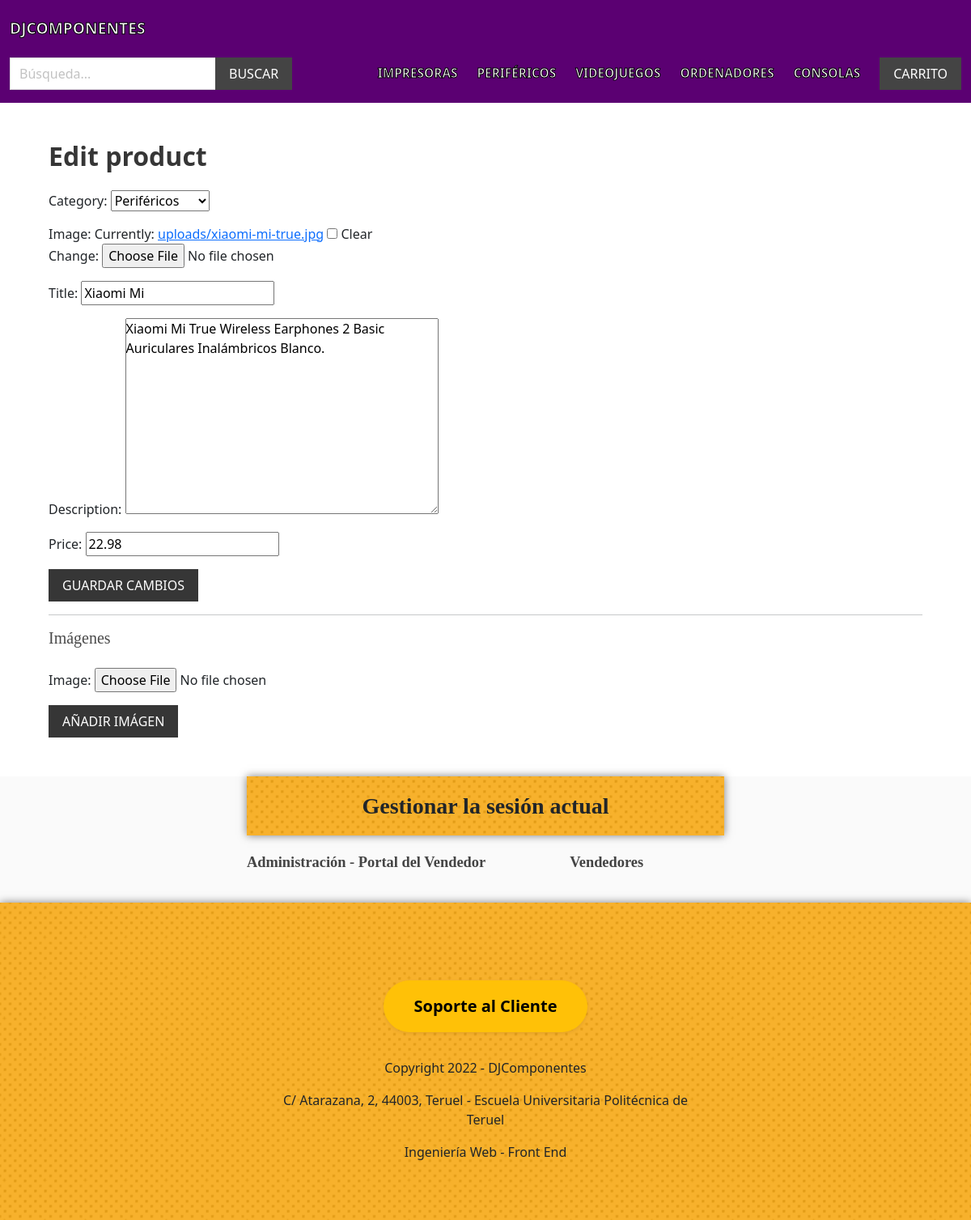
The page /vendors/edit-product/11/ (signed in) on the database its author committed.
### apps/product/models.py (models this page shows, shortened)
class Category(models.Model):
    title = models.CharField(max_length=255)
    slug = models.SlugField(max_length=255)
    ordering = models.IntegerField(default=0)
    class Meta:
        ordering = ['ordering']
    def __str__(self):
        return self.title

class Product(models.Model):
    category = models.ForeignKey(Category, related_name='products', on_delete=models.CASCADE)
    vendor = models.ForeignKey(Vendor, related_name='products', on_delete=models.CASCADE)
    title = models.CharField(max_length=255)
    slug = models.SlugField(max_length=255)
    description = models.TextField(blank=True, null=True)
    price = models.DecimalField(max_digits=6, decimal_places=2)
    date_added = models.DateTimeField(auto_now_add=True)
    image = models.ImageField(upload_to='uploads/', blank=True, null=True)
    thumbnail = models.ImageField(upload_to='uploads/', blank=True, null=True)
    class Meta:
        ordering = ['-date_added']

### apps/vendor/views.py (the view)
# urls.py: path('edit-product/<int:pk>/', views.edit_product, name='edit_product'),
@login_required
def edit_product(request, pk):
    vendor = request.user.vendor
    product = vendor.products.get(pk=pk)
    if request.method == 'POST':
        form = ProductForm(request.POST, request.FILES, instance=product)
        image_form = ProductImageForm(request.POST, request.FILES)
        if image_form.is_valid():
            productimage = image_form.save(commit=False)
            productimage.product = product
            productimage.save()
            return redirect('vendor_admin')
        if form.is_valid():
            form.save()
            return redirect('vendor_admin')
    else:
        form = ProductForm(instance=product)
        image_form = ProductImageForm()
    return render(request, 'vendor/edit_product.html', {'form': form, 'image_form': image_form, 'product': product})

### apps/vendor/forms.py
class ProductForm(ModelForm):
    class Meta:
        model = Product
        fields = ['category', 'image', 'title', 'description', 'price']

class ProductImageForm(ModelForm):
    class Meta:
        model = ProductImage
        fields = ['image']

### apps/cart/cart.py (called while the page is built)
    def __len__(self):
        return sum(item['quantity'] for item in self.cart.values())

### apps/cart/context_processors.py (called while the page is built)
def cart(request):
    return {'cart': Cart(request)}

### apps/product/context_processors.py (called while the page is built)
def menu_categories(request):
    categories = Category.objects.all()
    return {'menu_categories': categories}

### apps/vendor/templates/vendor/edit_product.html (shortened to what this page needs)
{% extends 'core/base.html' %}
{% block content %}
    <h1 class="title">Edit product</h1>
    <form method="post" action="." enctype="multipart/form-data">
        {{ form.as_p }}
        <div class="field">
            <div class="control">
                <button class="button is-dark is-uppercase">Guardar cambios</button>
            </div>
        </div>
    </form>
    <hr>
    <h2 class="subtitle">Imágenes</h2>
    <form method="post" action="." enctype="multipart/form-data">
        {{ image_form.as_p }}
        <div class="field">
            <div class="control">
                <button class="button is-dark is-uppercase">Añadir imágen</button>
            </div>
        </div>
    </form>
{% endblock %}

### apps/core/templates/core/base.html (shortened to what this page needs)
{% load static %}
<!DOCTYPE html>
<html>
    <head>
        <link rel="stylesheet" href="https://cdn.jsdelivr.net/npm/bulma@0.9.1/css/bulma.min.css">
        <link rel="stylesheet" href="{% static 'styles/main.css' %}">
        <link href="https://cdn.jsdelivr.net/npm/bootstrap@5.1.3/dist/css/bootstrap.min.css" rel="stylesheet">
    </head>
    <body>
        <nav id="quitar_decoracion" id="navbar_base" class="navbar" style="background-color: #5b0072;">
            <div class="navbar-brand">
                <a href="/" class="navbar-item" style="color:white;" id="texto_navbar_frontpage"><strong>DJComponentes</strong></a>
            </div>
            <div class="navbar-menu" id="main-navbar">
                <div class="navbar-start">
                    <div class="navbar-item">
                        <form method="get" action="{% url 'search' %}">
                            <div class="field has-addons">
                                <div class="control">
                                    <input type="text" class="input" placeholder="Búsqueda..." name="query">
                                </div>
                                <div class="control">
                                    <button class="button is-dark is-uppercase">Buscar</button>
                                </div>
                            </div>
                        </form>
                    </div>
                </div>
                <div class="navbar-end">
                    {% for category in menu_categories %}
                        <a href="{% url 'category' category.slug %}" class="navbar-item" style="color:white;"  id="texto_navbar_frontpage"><Strong>{{ category.title }}</Strong></a>
                    {% endfor %}
                    <div class="navbar-item">
                        <a href="{% url 'cart' %}" class="button is-dark">Carrito{% if cart %} ({{ cart|length }}){% endif %}</a>
                    </div>
                </div>
            </div>
        </nav>
        <section class="section">
            <div class="container">
                {% block content %}
                {% endblock %}
            </div>
        </section>
        <footer id="gestionar_sesion" class="footer">
            <h3 class="container w-50 justify-content-md-center"><b>Gestionar la sesión actual</b></h3>
            {% if request.user.is_authenticated %}
            <a href="{% url 'vendor_admin' %}"><b>Administración - Portal del Vendedor</b></a>
            {% else %}
            <a href="{% url 'become_vendor' %}"><b>Convertirse en vendedor</b></a>
            {% endif %}
            <a href="{% url 'vendors' %}"><b>Vendedores</b></a>
        </footer>
        <div id="footer" class="p-5">
          <div class="container w-50 pt-5">
            <div class="row row-cols-md-2 justify-content-md-center">
              <div class="col text-center">
                <a href="{% url 'contact' %}">
                  <button class="btn btn-lg rounded-pill btn-warning w-100 p-3 shadow-sm font-weight-bold"><b>Soporte al Cliente</b></button>
                </a>
              </div>
            </div>
            <div class="row justify-content-md-center py-2">
              <div class="col text-center font-weight-light"> <br>
                <p>Copyright 2022  -  DJComponentes</p>
                <p>C/ Atarazana, 2, 44003, Teruel  -  Escuela Universitaria Politécnica de Teruel</p>
                <p>Ingeniería Web - Front End</p>
              </div>
            </div>
          </div>
        </div>
    </body>
</html>

### static/styles/main.css (style rules this page uses)
#texto_navbar_frontpage { -webkit-text-stroke: 1px black; font-size: 96%; }
#footer { background-color: #F7AA18; background: url("../images/footer-dots.png") #F7AA18; background-size: 50px 50px; box-shadow: 0 0 10px rgba(0, 0, 0, 0.5); }
#footer p { font-size: medium; }
.navbar { text-transform: uppercase; }
.navbar .is-dark { background: #444; }
.footer a { margin-bottom: 15px; display: inline-block; color: #444; }
#gestionar_sesion { text-align: center; font-family: verdana; padding: 0px 10px 10px 10px; text-decoration:none; }
#gestionar_sesion a { padding: 20px 100px 10px 0px; text-decoration:none; font-size: 115%; }
#gestionar_sesion h3 { background-color: #F7AA18; background: url("../images/footer-dots.png") #F7AA18; background-size: 50px 50px; padding: 20px 0px 20px 0px; box-shadow: 0 0 10px rgba(0, 0, 0, 0.5); }
.input, .button { border-radius: 0; }
#quitar_decoracion a { text-decoration: none; }
h2, h3, h4, h5, button { font-family: 'Bitter,'; }

### rows shown on the page
Category: title "IMPRESORAS", title "Xiaomi Mi"
Category: title "PERIFÉRICOS"
Category: title "VIDEOJUEGOS"
Category: title "ORDENADORES"
Category: title "CONSOLAS"
Product: category "Periféricos", description "Xiaomi Mi True Wireless Earphones 2 Basic Auriculares Inalámbricos Blanco.", price "22.98"
